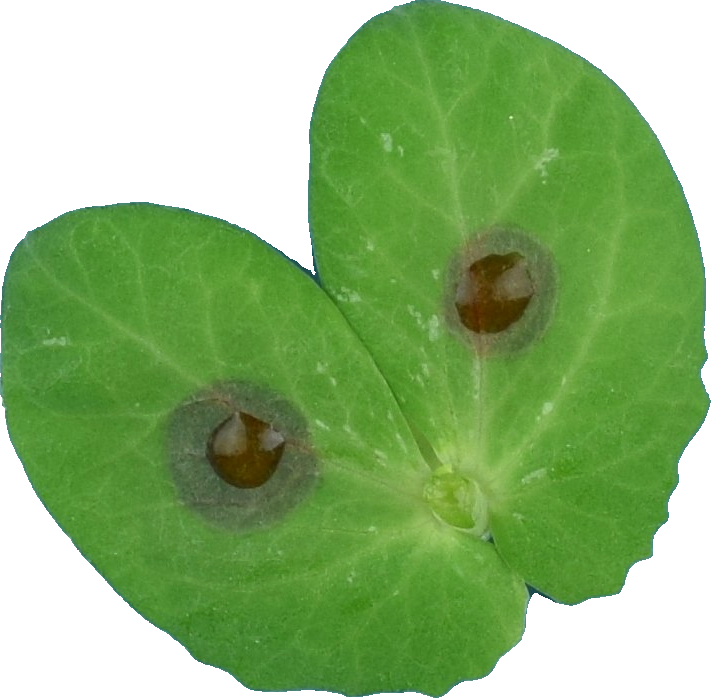
#> input picture images/j1.png, 711 x 698 px
$ jupyter execute --allow-errors CPD.ipynb
#> lines starting #> are read from the running program, lines starting #| are printed output that depends on the picture; after the words box and inside, x2 and y2 are one past the last pixel; in counts of white or black regions, pixels touching at a corner belong together
# Importation des librairies

[cell 1]
import numpy as np
import scipy
import matplotlib.pyplot as plt
import os
import sys
import time
from functools import partial
import skimage as ski # Scikit-Image : Image processing
from skimage import io as sio
from skimage import feature
# For Coherent Point Drift (CPD) registration :
from pycpd import RigidRegistration
from skimage.transform import warp

# Recalage Coherent Point Drift (Myronenko & Song, 2009) doi:10.48550/arXiv.0905.2635
# Exemple issue de (Leclerc et al, 2022) doi:10.1101/2022.01.13.476165

[cell 2]
image1='images/j1.png' # Jour N
image2='images/j2.png' # Jour N+1
img1 = sio.imread(image1)
#> img1 is the input picture: shape (698, 711, 4); mean R, G, B, A 141.1, 180.1, 118, 255
img2 = sio.imread(image2)
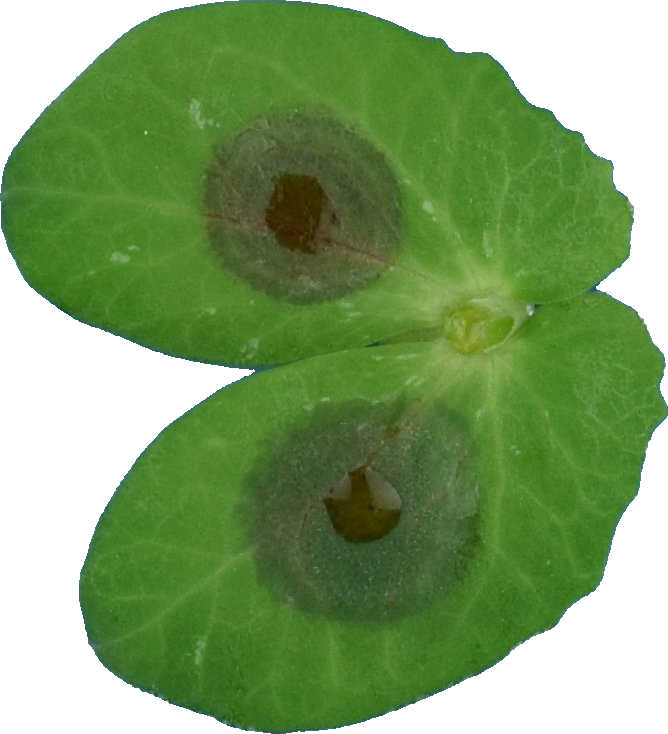
#> input picture images/j2.png, 668 x 734 px
#> img2 is the input picture: shape (734, 668, 4); mean R, G, B, A 127.6, 160.5, 105.4, 255

# Extract masks
img1_m = ski.color.rgb2gray(img1) < 1
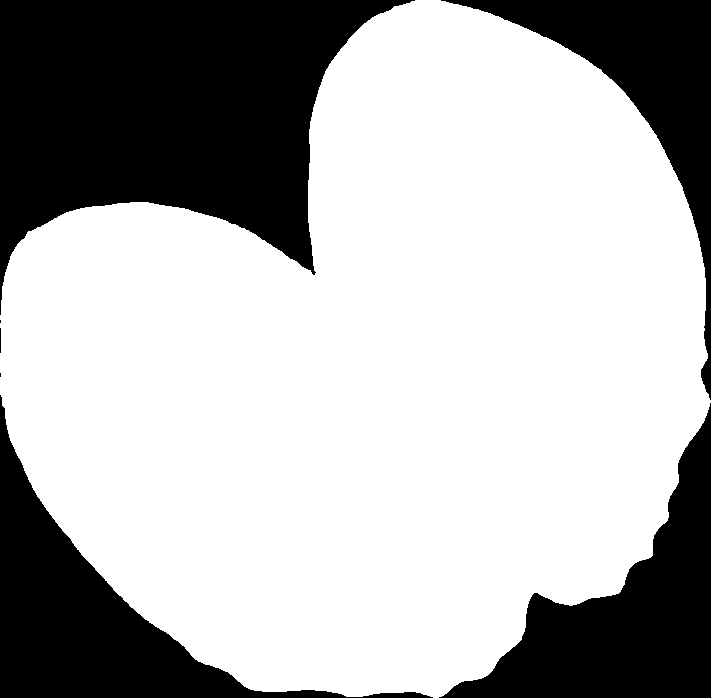
#> img1_m: shape (698, 711) bool; 69.2% white; 7 black regions (2 under 20 px), largest, box (x1, y1, x2, y2) and area: (0, 0, 415, 315) 73037, (439, 403, 711, 698) 29171, (0, 395, 433, 698) 29037, (441, 0, 711, 400) 21703, (0, 328, 1, 353) 25
img2_m = ski.color.rgb2gray(img2) < 1
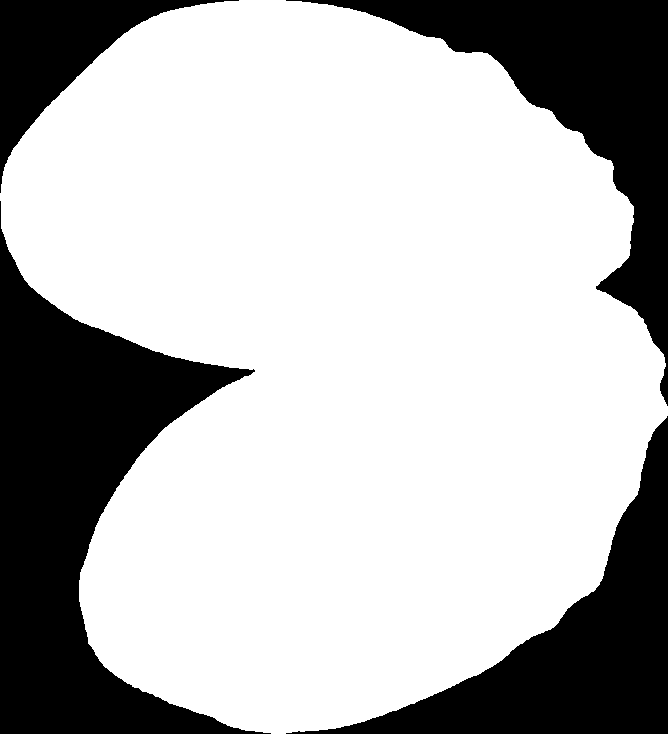
#> img2_m: shape (734, 668) bool; 71.5% white; 4 black regions, box (x1, y1, x2, y2) and area: (0, 201, 271, 734) 57791, (286, 0, 668, 406) 35766, (286, 416, 668, 734) 33275, (0, 0, 239, 193) 13077

# Extract contours with Canny filter
img1_c = feature.canny(img1_m) # Contour from first image
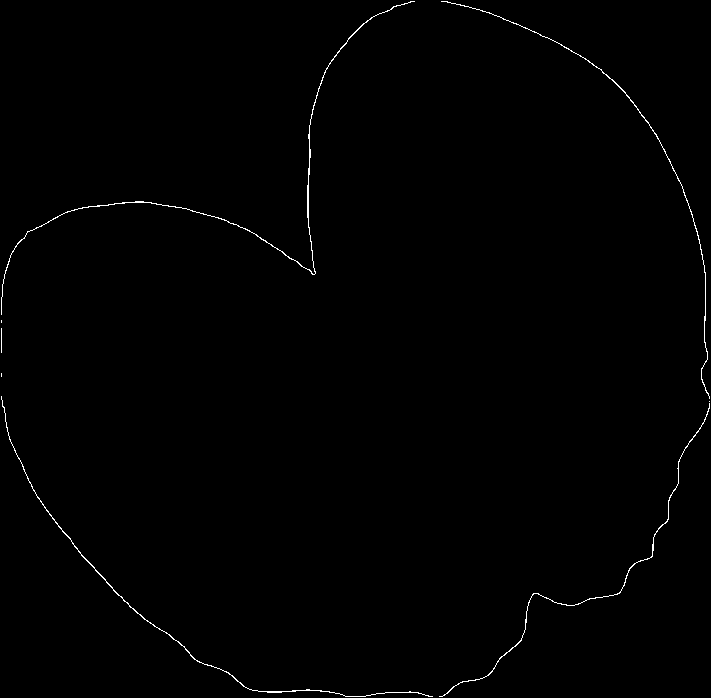
#> img1_c: shape (698, 711) bool; 0.54% white in thin lines or dots
img1_p = np.transpose(np.where(img1_c))  # Location of the contour points
#> img1_p = 2693 pairs, first value 1 to 696, second value 1 to 709
img2_c = feature.canny(img2_m) # Contour from second image
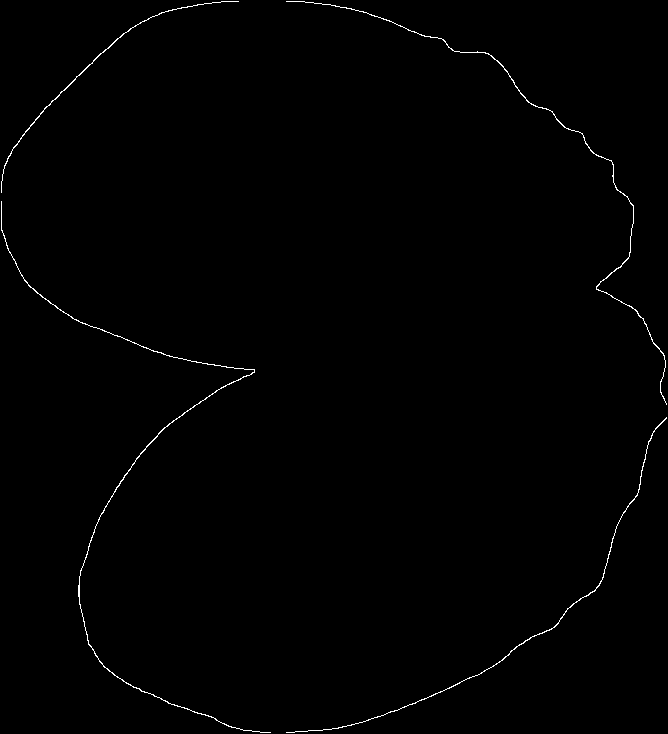
#> img2_c: shape (734, 668) bool; 0.57% white in thin lines or dots
img2_p = np.transpose(np.where(img2_c))  # Location of the contour points
#> img2_p = 2784 pairs, first value 1 to 732, second value 1 to 666

# create a RigidRegistration object
#> (the rest of this cell did not finish here and is left out)

#> (a cell that did not finish here is left out)

[cell 4]
fig = plt.figure(figsize=(7, 7))
fig.add_subplot(1,2, 1)
plt.imshow(img1)
plt.title("First Image")
fig.add_subplot(1,2, 2)
plt.imshow(img2)
plt.title("Second Image")
plt.show()

fig = plt.figure(figsize=(10, 10))
fig.add_subplot(1,3, 1)
plt.imshow(img1_c)
plt.title("First Edges")
fig.add_subplot(1,3, 2)
plt.imshow(img2_c)
plt.axis('off')
plt.title("Second Edges")
fig.add_subplot(1,3, 3)
#> (the rest of this cell did not finish here and is left out)
